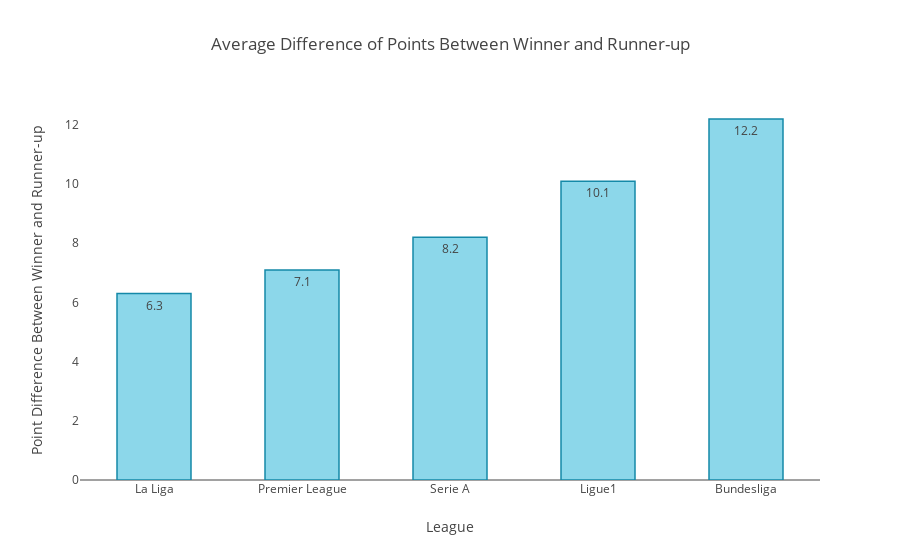

Write notebook code for a chart like this one.
### Code cell
viz_df = viz_df.sort_values(by='first_second')
data = [go.Bar(x=viz_df['league'], y=viz_df['first_second'], width=0.5, marker=dict(color='#8cd7ea',line=dict(color='#1489a8', width=1.5)), text=viz_df['first_second'], textposition='auto')]
layout = {
    'title' : 'Average Difference of Points Between Winner and Runner-up',
    'xaxis' : {'title':'League', 'showgrid':False},
    'yaxis' : {'title':'Point Difference Between Winner and Runner-up', 'showgrid':False}
}
plotly.offline.iplot({'data':data, 'layout':layout})

### Figure 1 — Plotly figure (JSON) as saved in the notebook; plotly's stock layout.template omitted (floating-point values rounded to 4 significant figures)
{"data": [{"marker": {"color": "#8cd7ea", "line": {"color": "#1489a8", "width": 1.5}}, "text": ["6.3", "7.1", "8.2", "10.1", "12.2"], "textposition": "auto", "type": "bar", "uid": "d75a438a-cd39-11e8-9da5-784f438dbc8b", "width": 0.5, "x": ["La Liga", "Premier League", "Serie A", "Ligue1", "Bundesliga"], "y": [6.3, 7.1, 8.2, 10.1, 12.2]}], "layout": {"title": "Average Difference of Points Between Winner and Runner-up", "xaxis": {"showgrid": false, "title": "League"}, "yaxis": {"showgrid": false, "title": "Point Difference Between Winner and Runner-up"}}}
